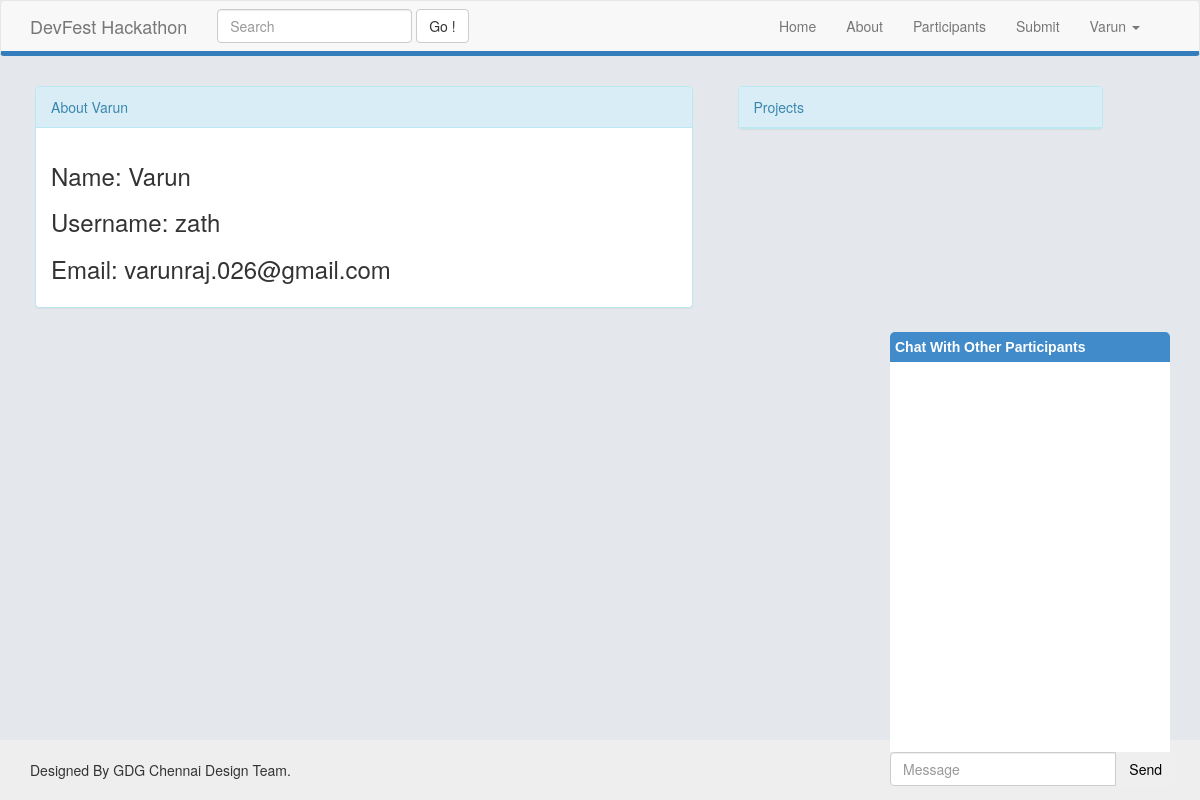
/profile.php?me (signed in), run on the app's committed database.
### tables this page shows
CREATE TABLE IF NOT EXISTS `user_login` (
  `username` varchar(32) NOT NULL,
  `password` varchar(32) NOT NULL,
  `name` varchar(32) NOT NULL,
  `email` varchar(32) NOT NULL,
  `category` varchar(10) NOT NULL,
  PRIMARY KEY (`username`)
);

### profile.php (the view, shortened to what this page needs)
<html>
<link href="content/css/bootstrap.css" rel="stylesheet" type="text/css" />
<link href="content/css/style.css" rel="stylesheet" type="text/css" />
<body>
<div id="wrap">
  <div class="navbar navbar-default ">
    <div class="container">
      <div class="navbar-header">
        <a class="navbar-brand" href="index.php">DevFest Hackathon</a> </div>
      <form class="navbar-form navbar-left" role="search" action="search.php" method="get">
        <div class="form-group">
          <input type="text" class="form-control" name="name" placeholder="Search">
        </div>
        <button type="submit" class="btn btn-default">Go !</button>
      </form>
      <div class="navbar-collapse collapse pull-right">
        <ul class="nav navbar-nav">
          <li ><a href="index.php">Home</a></li>
          <li><a href="about.php">About</a></li>
          <li><a href="members.php">Participants</a></li>
          <li><a href="submit.php">Submit</a></li>
          <li class="dropdown">
            <?php
			  if(isset($_SESSION['login'])!=1){
				  echo '
				   <a href="#" class="dropdown-toggle" data-toggle="dropdown">Login/Register <b class="caret"></b></a>
              <ul class="dropdown-menu"><li><a href="login.php">Login</a></li>
                <li><a href="register.php">Register</a></li>';
			  }
			  else{
				   echo"<a href='#' class='dropdown-toggle' data-toggle='dropdown'>{$_SESSION['member_name']} <b class='caret'></b></a>
              <ul class='dropdown-menu'>
			   <li><a href='profile.php?me'>Profile</a></li>
			  <li><a href='logout.php'>Logout</a></li>";
				  }
			  ?>
        </ul>
        </li>
        </ul>
      </div>
    </div>
  </div>
  <div class="container">
    <?php
    if(isset($_GET['me']))
   {
	$username=$_SESSION['member_id'];
   $sql = "SELECT * FROM user_login where username='$username' ";
   $result = mysql_query($sql);
   echo "<div class='row'>";
   while ( $db_field = mysql_fetch_assoc($result) ) {
	echo "<div class=' col-lg-7 module_big'>
<div class='panel panel-info'>
  <div class='panel-heading'>About {$db_field['name']}</div>
  <div class='panel-body'>
    <h3>Name: {$db_field['name']}</h3>
	<h3>Username: {$db_field['username']}</h3>
	<h3>Email: {$db_field['email']}</h3>
  </div>
	</div>
	</div>
	";
}
	echo"<div class=' col-lg-4 module_big'>
<div class='panel panel-info'>
  <div class='panel-heading'>Projects</div>
	<div class='list-group'>";
   echo "</div></div></div></div></div>";
   }
   ?>
  </div> </div> </div>
 <?php
			  if(isset($_SESSION['login'])){
				  echo "
    <div id='shoutbox'>
    <div id='chat'>
	 <div class='chathead' id='chathead'>Chat With Other Participants</div>
     <div id='shouts'>
	<ul>
	 </ul>
	 </div>
	 <div id='write'>
     <form class='form-inline' role='form'>
    <div class='input-group'>
 <input  type='text' class='form-control' id='shout_message' placeholder='Message' name='message'>      <span class='input-group-btn'>
  <input type='hidden' id='shout_name' name='name' value='{$_SESSION['member_name']} '>
 <button  type='submit' class='btn btn-group-xs'  id='shout_button' type='button' value='Send'>Send</button>
      </span>
    </div>
</div>
       </form>
	 </div>
     <div class='chathead' style='position:fixed;bottom:0' id='chathead_bottom'>Chat Room</div>
   </div>
   </div>
</div>";
			  }
?>
<div id="footer">
  <div class="container">
    <p class="footer_text">Designed By GDG Chennai Design Team.</p>
  </div>
</body>
</html>

### content/css/style.css (style rules this page uses)
.module_big { margin-left:10px; margin-right:10px; padding-left:10px; padding-top:10px; }
html, body { height: 100%; background-color:#e4e7eb; }
#wrap { min-height: 100%; height: auto !important; height: 100%; margin: 0 auto -60px; }
#push, #footer { height: 60px; z-index:0; }
#footer { background-color: #eee; }
.footer_text { margin: 20px 0; color:#333; z-index:0; }
#shoutbox { width:300px; height:auto; position:fixed; bottom:0; right:10; }
#shouts { width:280px; height:390px; overflow:scroll; background:#fff; overflow-y: scroll; overflow-x: hidden; }
#write { width:285px; }
.chathead { height:30px; width:280px; background:#428bca; vertical-align:middle; line-height:30px; font-family:Tahoma, Geneva, sans-serif; color:white; font-weight:bold; -webkit-border-top-right-radius:5px; -webkit-border-top-left-radius:5px; padding-left:5px; }

### data on the page
user_login: name "Varun", username "zath", email "varunraj.026@gmail.com"

### other printed values
$_SESSION['member_name'] "Varun"
